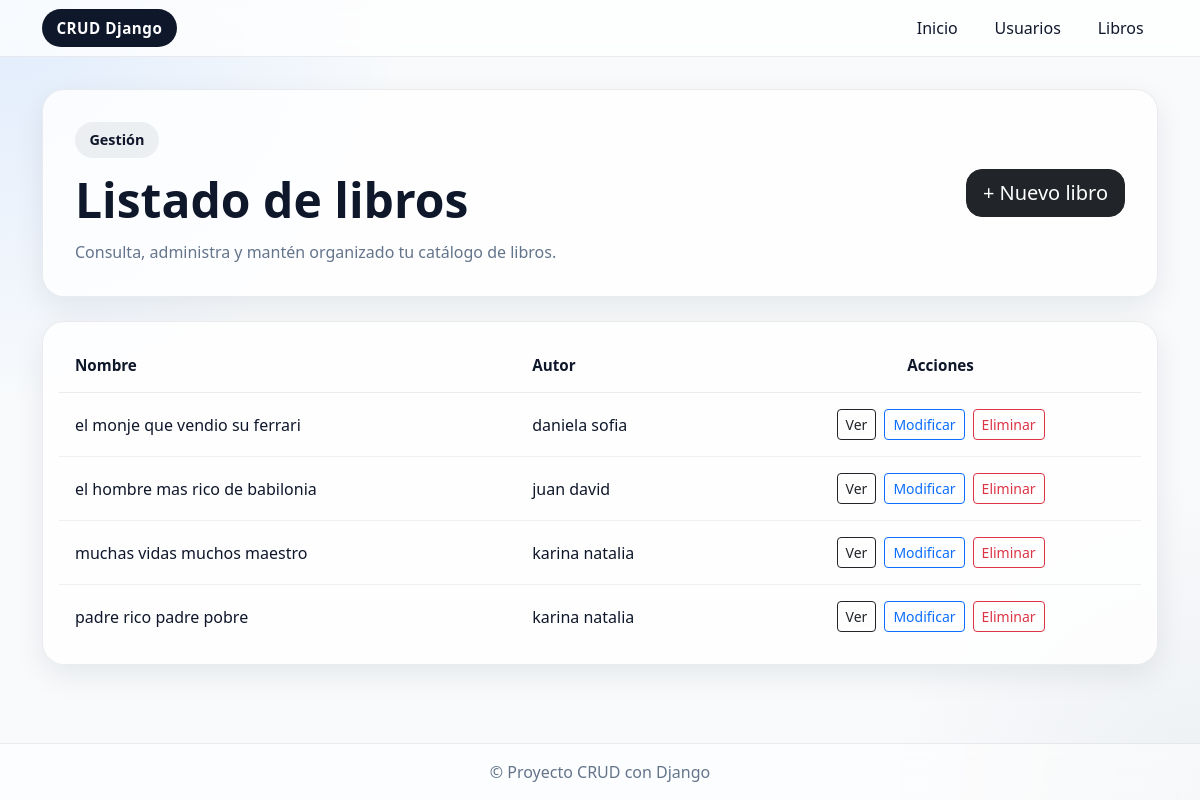
Screenshot of /libros/libros with the database file from the repository.
### libros/models.py (models this page shows)
class Libros(models.Model):
  nombre = models.CharField(max_length=120)
  autor = models.ForeignKey(Usuario, on_delete=models.CASCADE)

### usuarios/models.py (models this page shows)
class Usuario(models.Model):
  nombre = models.CharField(max_length=50)
  edad = models.IntegerField()
  email = models.EmailField(max_length=120, unique=True)
  def __str__(self) -> str:
    return f"{self.nombre}"

### libros/views.py (the view)
# urls.py: path('libros', views.lista_libros, name='libros'),
def lista_libros(request, template_name: str='libros/libros.html'):
  list_libros = Libros.objects.all()
  data = {'form': list_libros}
  return render(request, template_name, data)

### templates/libros/libros.html (shortened to what this page needs)
{% extends "base.html" %}
{% load static %}
{% block extra_css %}
<link rel="stylesheet" href="{% static 'css/libros.css' %}">
{% endblock %}
{% block contenido %}
<section class="module-header mb-4">
  <div class="glass-card module-hero">
    <div class="row align-items-center g-4">
      <div class="col-lg-8">
        <span class="module-badge">Gestión</span>
        <h1 class="module-title">Listado de libros</h1>
        <p class="module-text">
          Consulta, administra y mantén organizado tu catálogo de libros.
        </p>
      </div>
      <div class="col-lg-4 text-lg-end">
        <a href="{% url 'nuevo_libro' %}" class="btn btn-dark btn-lg rounded-4">
          + Nuevo libro
        </a>
      </div>
    </div>
  </div>
</section>
<section>
  <div class="glass-card table-card">
    <div class="table-responsive">
      <table class="table custom-table align-middle mb-0">
        <thead>
          <tr>
            <th>Nombre</th>
            <th>Autor</th>
            <th class="text-center">Acciones</th>
          </tr>
        </thead>
        <tbody>
          {% for libro in form %}
          <tr>
            <td>{{ libro.nombre }}</td>
            <td>{{ libro.autor }}</td>
            <td>
              <div class="action-group">
                <a href="{% url 'ver_libro' libro.id %}" class="btn btn-sm btn-outline-dark">Ver</a>
                <a href="{% url 'modificar_libro' libro.id %}" class="btn btn-sm btn-outline-primary">Modificar</a>
                <a href="{% url 'eliminar_libro' libro.id %}" class="btn btn-sm btn-outline-danger">Eliminar</a>
              </div>
            </td>
          </tr>
          {% empty %}
          <tr>
            <td colspan="3" class="empty-state">No hay libros cargados.</td>
          </tr>
          {% endfor %}
        </tbody>
      </table>
    </div>
  </div>
</section>
{% endblock %}

### static/css/base.css (style rules this page uses)
:root { --bg-main: #f8fafc; --bg-card: rgba(255, 255, 255, 0.80); --text-main: #0f172a; --text-soft: #64748b; --border-soft: rgba(15, 23, 42, 0.08); --shadow-soft: 0 10px 30px rgba(15, 23, 42, 0.08); --radius-xl: 22px; }
body { background: radial-gradient(circle at top left, rgba(13, 110, 253, 0.10), transparent 28%), radial-gradient(circle at bottom right, rgba(108, 117, 125, 0.08), transparent 22%), var(--bg-main); color: var(--text-main); min-height: 100vh; display: flex; flex-direction: column; }
.glass-card { background: var(--bg-card); border: 1px solid var(--border-soft); box-shadow: var(--shadow-soft); border-radius: var(--radius-xl); }

### static/css/libros.css (style rules this page uses)
.module-hero { padding: 2rem; }
.module-badge { display: inline-block; padding: 0.45rem 0.9rem; border-radius: 999px; background: rgba(15, 23, 42, 0.06); color: var(--text-main); font-size: 0.9rem; font-weight: 600; margin-bottom: 1rem; }
.module-title { font-size: clamp(1.9rem, 4vw, 3rem); line-height: 1.1; font-weight: 800; margin-bottom: 0.8rem; }
.module-text { color: var(--text-soft); font-size: 1rem; margin-bottom: 0; max-width: 650px; }
.table-card { padding: 1rem; overflow: hidden; }
.custom-table { --bs-table-bg: transparent; margin-bottom: 0; }
.custom-table thead th { border-bottom: 1px solid var(--border-soft); color: var(--text-main); font-size: 0.95rem; font-weight: 700; padding: 1rem; white-space: nowrap; }
.custom-table tbody td { border-bottom: 1px solid rgba(15, 23, 42, 0.06); color: var(--text-main); padding: 1rem; vertical-align: middle; }
.custom-table tbody tr:last-child td { border-bottom: none; }
.action-group { display: flex; flex-wrap: wrap; gap: 0.5rem; justify-content: center; }

### rows the page displays
Libros: nombre "el monje que vendio su ferrari", autor "daniela sofia"
Libros: nombre "el hombre mas rico de babilonia", autor "juan david"
Libros: nombre "muchas vidas muchos maestro", autor "karina natalia"
Libros: nombre "padre rico padre pobre", autor "karina natalia"
